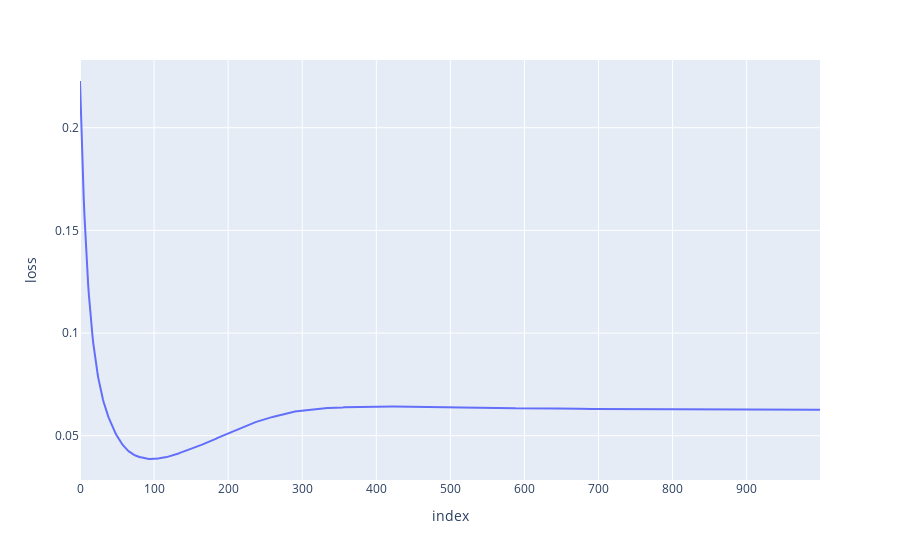
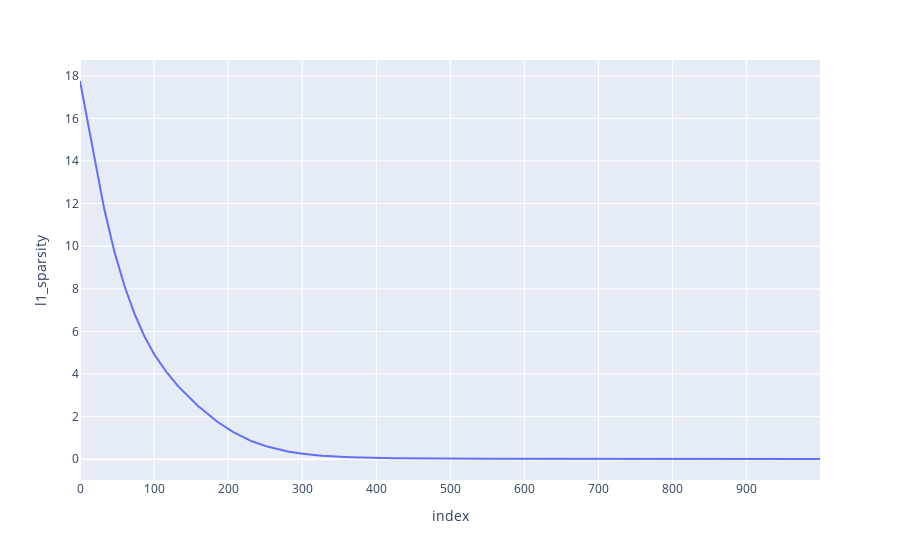
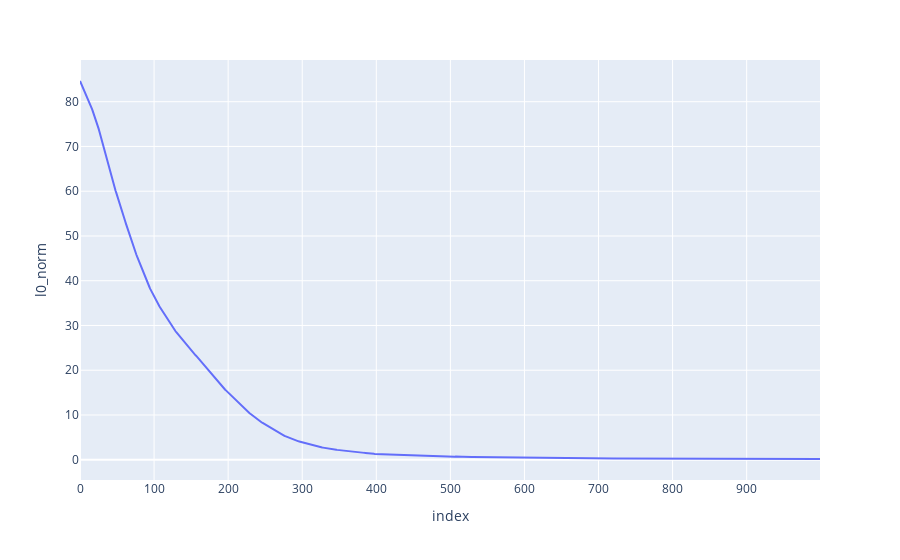

The notebook cell these images were saved under, in order:
### Code cell
# %%
m_sae.plot_losses()

### Figure 1 — Plotly figure (JSON) as saved in the notebook; plotly's stock layout.template omitted (floating-point values rounded to 4 significant figures; data arrays with more than 128 entries replaced by an {"elided": "..."} marker saying what was removed)
{"data": [{"hovertemplate": "index=%{x}<br>loss=%{y}<extra></extra>", "legendgroup": "", "line": {"color": "#636efa", "dash": "solid"}, "marker": {"symbol": "circle"}, "mode": "lines", "name": "", "orientation": "v", "showlegend": false, "type": "scatter", "x": {"elided": "1000 int values"}, "xaxis": "x", "y": {"elided": "1000 float values"}, "yaxis": "y"}], "layout": {"legend": {"tracegroupgap": 0}, "margin": {"t": 60}, "xaxis": {"anchor": "y", "domain": [0, 1], "title": {"text": "index"}}, "yaxis": {"anchor": "x", "domain": [0, 1], "title": {"text": "loss"}}}}

### Figure 2 — Plotly figure (JSON) as saved in the notebook; plotly's stock layout.template omitted (floating-point values rounded to 4 significant figures; data arrays with more than 128 entries replaced by an {"elided": "..."} marker saying what was removed)
{"data": [{"hovertemplate": "index=%{x}<br>l1_sparsity=%{y}<extra></extra>", "legendgroup": "", "line": {"color": "#636efa", "dash": "solid"}, "marker": {"symbol": "circle"}, "mode": "lines", "name": "", "orientation": "v", "showlegend": false, "type": "scatter", "x": {"elided": "1000 int values"}, "xaxis": "x", "y": {"elided": "1000 float values"}, "yaxis": "y"}], "layout": {"legend": {"tracegroupgap": 0}, "margin": {"t": 60}, "xaxis": {"anchor": "y", "domain": [0, 1], "title": {"text": "index"}}, "yaxis": {"anchor": "x", "domain": [0, 1], "title": {"text": "l1_sparsity"}}}}

### Figure 3 — Plotly figure (JSON) as saved in the notebook; plotly's stock layout.template omitted (floating-point values rounded to 4 significant figures; data arrays with more than 128 entries replaced by an {"elided": "..."} marker saying what was removed)
{"data": [{"hovertemplate": "index=%{x}<br>l0_norm=%{y}<extra></extra>", "legendgroup": "", "line": {"color": "#636efa", "dash": "solid"}, "marker": {"symbol": "circle"}, "mode": "lines", "name": "", "orientation": "v", "showlegend": false, "type": "scatter", "x": {"elided": "1000 int values"}, "xaxis": "x", "y": {"elided": "1000 float values"}, "yaxis": "y"}], "layout": {"legend": {"tracegroupgap": 0}, "margin": {"t": 60}, "xaxis": {"anchor": "y", "domain": [0, 1], "title": {"text": "index"}}, "yaxis": {"anchor": "x", "domain": [0, 1], "title": {"text": "l0_norm"}}}}
